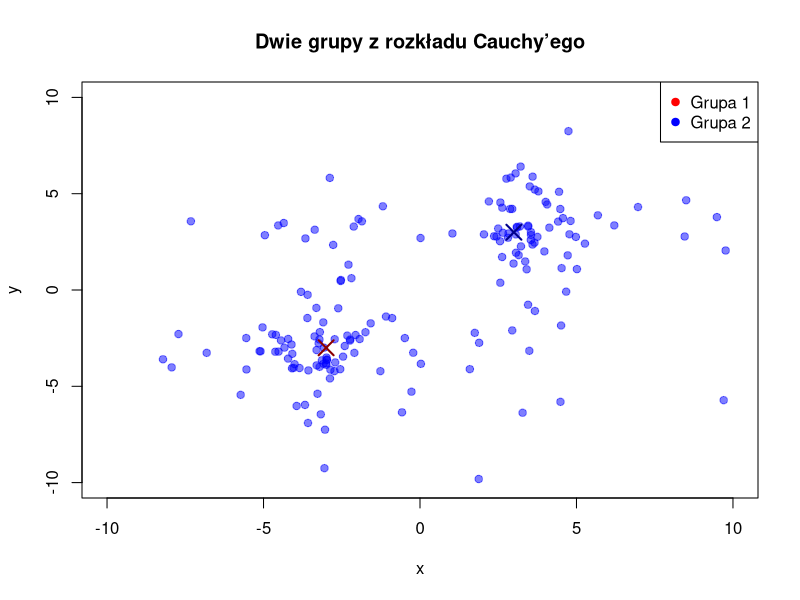

The R script that drew this image:
generuj_dane_cauchy <- function(n = 200, center1 = c(-5, -5), center2 = c(5, 5), zakres = 10) {
  set.seed(42)
  
  # Grupa 1
  x1 <- rcauchy(n, location=center1[1], scale=1)
  y1 <- rcauchy(n, location=center1[2], scale=1)
  grupa1 <- data.frame(x = x1, y = y1, grupa = 1)
  
  # Grupa 2
  x2 <- rcauchy(n, location=center2[1], scale=1)
  y2 <- rcauchy(n, location=center2[2], scale=1)
  grupa2 <- data.frame(x = x2, y = y2, grupa = 2)
  
  # Połączenie w jeden data frame
  wszystkie_punkty <- rbind(grupa1, grupa2)
  
  # Rysowanie
  plot(wszystkie_punkty$x, wszystkie_punkty$y, 
       col = ifelse(wszystkie_punkty$grupa == "Grupa 1", rgb(1, 0, 0, 0.5), rgb(0, 0, 1, 0.5)),
       pch = 19, xlim = c(-zakres, zakres), ylim = c(-zakres, zakres),
       xlab = "x", ylab = "y", main = "Dwie grupy z rozkładu Cauchy’ego")
  
  # Oznaczenie środków
  points(center1[1], center1[2], col="darkred", pch=4, lwd=2, cex=2)
  points(center2[1], center2[2], col="darkblue", pch=4, lwd=2, cex=2)
  
  legend("topright", legend=c("Grupa 1", "Grupa 2"), col=c("red", "blue"), pch=19)
  
  return(wszystkie_punkty)
}

# Przykladowe wywolanie
grupa <- generuj_dane_cauchy(n=100, center1=c(-3, -3), center2=c(3, 3))